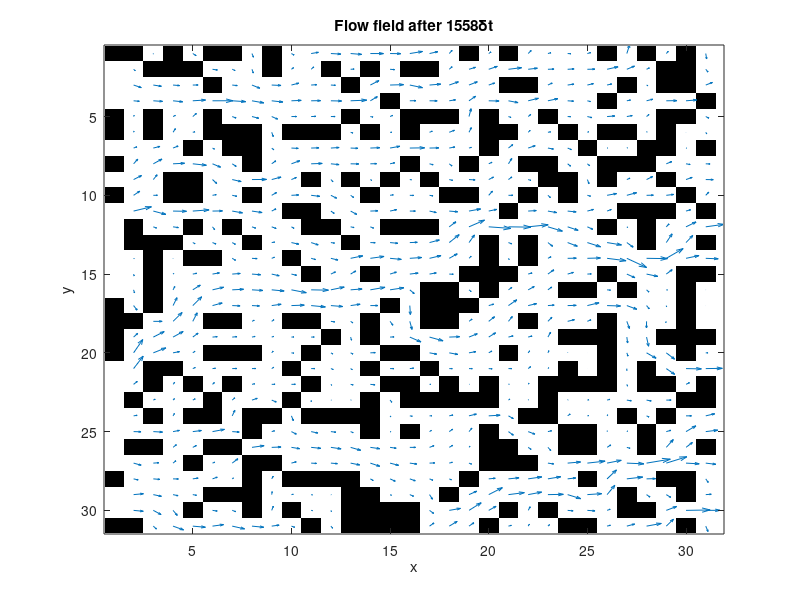

Here is the MATLAB script that generated this plot:
% 2D Lattice Boltzmann (BGK) model of a fluid. By Ian Haslam.
%  c4  c3   c2  D2Q9 model. At each timestep, particle densities propagate
%    \  |  /    outwards in the directions indicated in the figure. An
%  c5 -c9 - c1  equivalent 'equilibrium' density is found, and the densities
%    /  |  \    relax towards that state, in a proportion governed by omega.
%  c6  c7   c8      Iain Haslam, March 2006.
%
% Comments added by GT, April 2007
%

omega=1.0;    % = 1/tau where tau=relaxation time scale
density=1.0;  % initial density

% These are the weights for equilibrium distribution
t1=4/9;   % Rest particle
t2=1/9;   % "Straight" directions
t3=1/36;  % Diagonal directions

% This sneakily incorporates the factor of of 3 that shows up in the
% equilibrium distributions, so c_squ actually equals c^2/3.
c_squ=1/3;  

% Lattice size
nx=31; ny=31;

% Set up matrix. The matrix is nx by ny by 9, where 9 represents the 9
% discrete lattice velocities. F is the current distribution for each
% velocity, and FEQ is the equilibrium distribution.
F=repmat(density/9,[nx ny 9]); FEQ=F; 

% Here we set up the boundaries.
% The CI vector is used to efficiently set locations for reflected
% boundaries. Basically, each CI indexes one of the first 8
% (non-stationary) velocities.
% Then BOUND is set to encode boundaries (1) and interior nodes (0).
% ON stands for Occupied Nodes, and the ON matrix encodes the (x,y)
% locations of occupied (boundary) nodes.
% TO_REFLECT is basically the same as ON but with the extra dimension for
% velocities.
msize=nx*ny; CI=[0:msize:msize*7];
%a=repmat(-15:15,[31,1]);BOUND=(a.^2+a'.^2)<16;BOUND(1:nx,[1 ny])=1;
%BOUND=zeros(nx,ny);BOUND(1:nx,1)=1;%open channel
BOUND=rand(nx,ny)>0.7; %extremely porous random domain
ON=find(BOUND); %matrix offset of each Occupied Node
TO_REFLECT=[ON+CI(1) ON+CI(2) ON+CI(3) ON+CI(4) ...
            ON+CI(5) ON+CI(6) ON+CI(7) ON+CI(8)];
REFLECTED= [ON+CI(5) ON+CI(6) ON+CI(7) ON+CI(8) ...
            ON+CI(1) ON+CI(2) ON+CI(3) ON+CI(4)];
        
avu=1;         % Average x-directed velocity
prevavu=1;     % Previous "
ts=0;          % Time-step counter
deltaU=1e-2;   % Velocity added to first row (left side)
numactivenodes=sum(sum(1-BOUND));

% Main loop here. We run at least 100 time steps, stopping when either
% equilibrium is reached (unchanging U) or we've reached 4000 time steps,
% whichever comes first.
while (ts<4000 & 1e-10<abs((prevavu-avu)/avu)) | ts<100
    
    % Propagate (be careful about directions here ...)
    F(:,:,4)=F([2:nx 1],[ny 1:ny-1],4);     % up and right
    F(:,:,3)=F(:,[ny 1:ny-1],3);            % right
    F(:,:,2)=F([nx 1:nx-1],[ny 1:ny-1],2);  % down and right
    F(:,:,5)=F([2:nx 1],:,5);               % up
    F(:,:,1)=F([nx 1:nx-1],:,1);            % propagate down
    F(:,:,6)=F([2:nx 1],[2:ny 1],6);        % up and left
    F(:,:,7)=F(:,[2:ny 1],7);               % left
    F(:,:,8)=F([nx 1:nx-1],[2:ny 1],8);     % down and left
    
    
    BOUNCEDBACK=F(TO_REFLECT); %Densities bouncing back at next timestep
    
    % Calculate local densities as the sum of all velocity components
    DENSITY=sum(F,3);
    
    % Calculate velocities:
    % UX = sum of "rightward" minus sum of "leftward"
    % UY = sum of "upward" minus sum of "downward"
    UX=(sum(F(:,:,[1 2 8]),3)-sum(F(:,:,[4 5 6]),3))./DENSITY;
    UY=(sum(F(:,:,[2 3 4]),3)-sum(F(:,:,[6 7 8]),3))./DENSITY;
    
    % Apply boundary conditions:
    % Add velocity to left side (row 1).
    % Set velocity and density at boundary points to zero.
    % Pre-compute squares, etc.
    UX(1,1:ny)=UX(1,1:ny)+deltaU; %Increase inlet pressure
    UX(ON)=0; UY(ON)=0; DENSITY(ON)=0;
    U_SQU=UX.^2+UY.^2; U_C2=UX+UY; U_C4=-UX+UY; U_C6=-U_C2; U_C8=-U_C4;
    
    % Calculate equilibrium distribution: stationary
    FEQ(:,:,9)=t1*DENSITY.*(1-U_SQU/(2*c_squ));
    % nearest-neighbours
    FEQ(:,:,1)=t2*DENSITY.*(1+UX/c_squ+0.5*(UX/c_squ).^2-U_SQU/(2*c_squ));
    FEQ(:,:,3)=t2*DENSITY.*(1+UY/c_squ+0.5*(UY/c_squ).^2-U_SQU/(2*c_squ));
    FEQ(:,:,5)=t2*DENSITY.*(1-UX/c_squ+0.5*(UX/c_squ).^2-U_SQU/(2*c_squ));
    FEQ(:,:,7)=t2*DENSITY.*(1-UY/c_squ+0.5*(UY/c_squ).^2-U_SQU/(2*c_squ));
    % next-nearest neighbours
    FEQ(:,:,2)=t3*DENSITY.*(1+U_C2/c_squ+0.5*(U_C2/c_squ).^2-U_SQU/(2*c_squ));
    FEQ(:,:,4)=t3*DENSITY.*(1+U_C4/c_squ+0.5*(U_C4/c_squ).^2-U_SQU/(2*c_squ));
    FEQ(:,:,6)=t3*DENSITY.*(1+U_C6/c_squ+0.5*(U_C6/c_squ).^2-U_SQU/(2*c_squ));
    FEQ(:,:,8)=t3*DENSITY.*(1+U_C8/c_squ+0.5*(U_C8/c_squ).^2-U_SQU/(2*c_squ));
    
    % Compute new particle velocities
    F=omega*FEQ+(1-omega)*F;
    
    % Bounce-back from boundaries
    F(REFLECTED)=BOUNCEDBACK;
    
    % Update time step and check for equilibrium
    prevavu=avu;avu=sum(sum(UX))/numactivenodes; ts=ts+1;
end
figure;colormap(gray(2));image(2-BOUND');hold on;
quiver(2:nx,1:ny,UX(2:nx,:)',UY(2:nx,:)');
title(['Flow field after ',num2str(ts),'\deltat']);xlabel('x');ylabel('y');